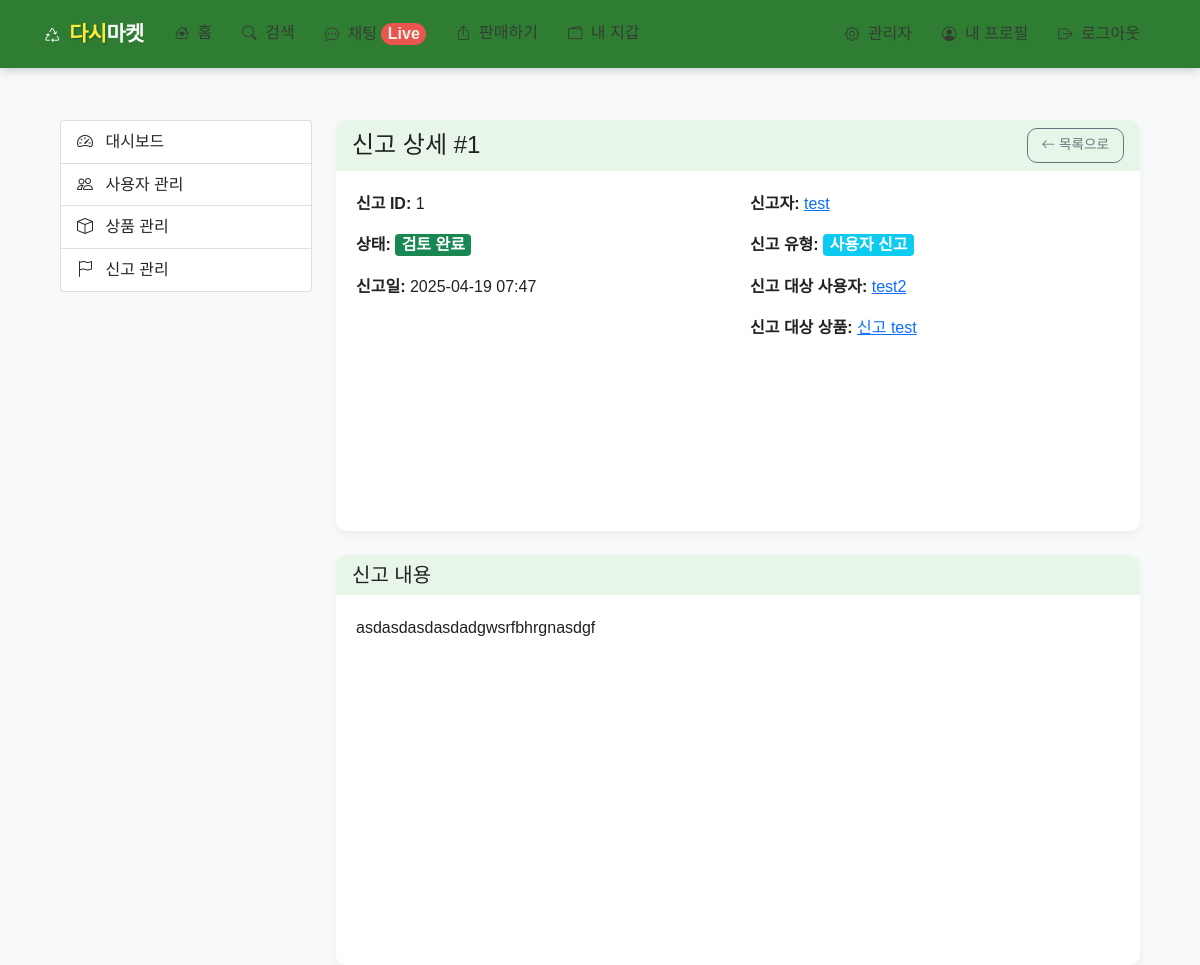
The page /admin/reports/1 (signed in) on the database as committed earlier.
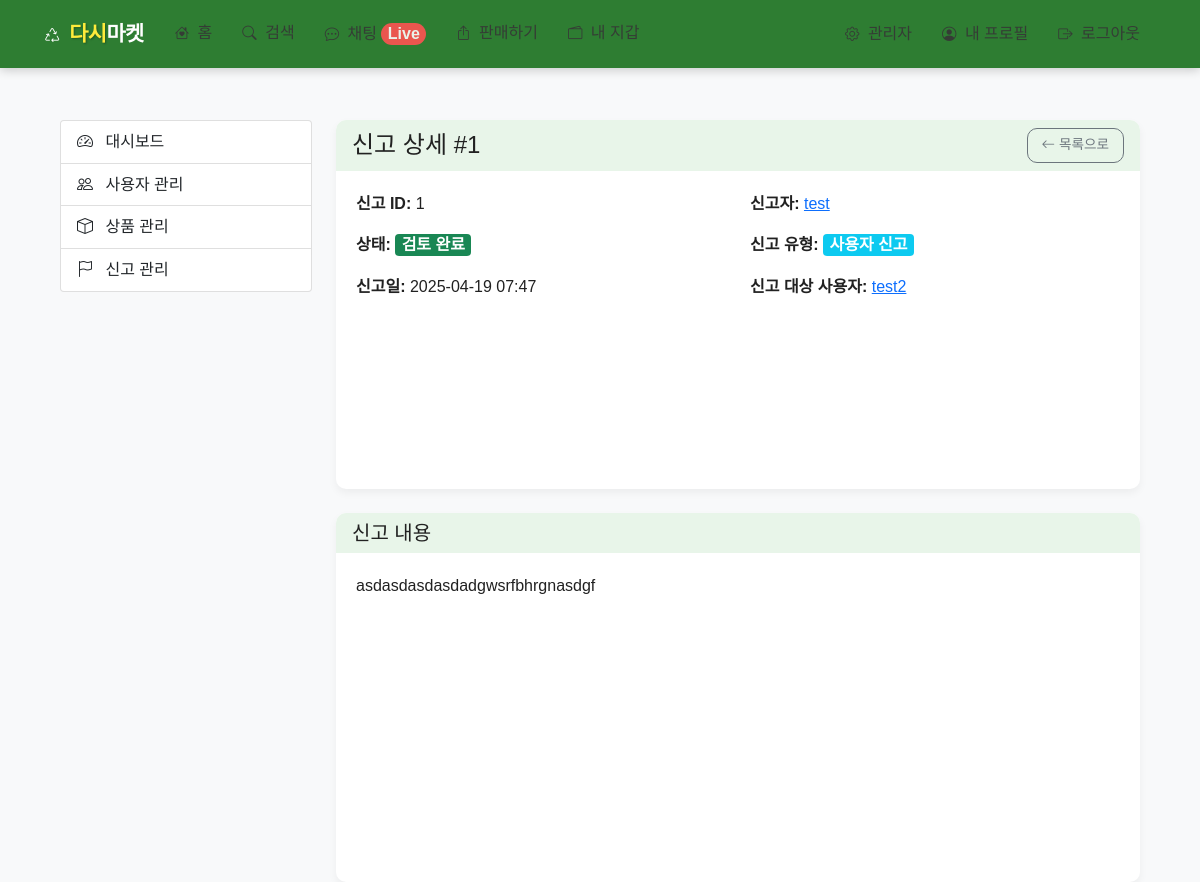
The same page on the database as committed later.
### app/models.py (models this page shows, shortened)
class Product(db.Model):
    __tablename__ = 'products'
    id = db.Column(db.Integer, primary_key=True)
    title = db.Column(db.String(120), nullable=False)
    description = db.Column(db.Text, nullable=False)
    price = db.Column(db.Integer, nullable=False)
    category = db.Column(db.String(50), nullable=False)
    location = db.Column(db.String(100), nullable=False)
    seller_id = db.Column(db.Integer, db.ForeignKey('users.id'), nullable=False)
    status = db.Column(db.String(20), default='active')  # active, sold, hidden
    created_at = db.Column(db.DateTime, default=datetime.utcnow)
    updated_at = db.Column(db.DateTime, default=datetime.utcnow, onupdate=datetime.utcnow)
    images = db.relationship('ProductImage', backref='product', lazy='dynamic', cascade='all, delete-orphan')
    transfers = db.relationship('Transfer', backref='product', lazy='dynamic')

### app/admin/routes.py (the view, shortened to what this page needs)
@bp.route('/reports/<int:report_id>', methods=['GET', 'POST'])
@login_required
@admin_required
def report_detail(report_id):
    report = Report.query.get_or_404(report_id)
    reporter = User.query.get(report.reporter_id)
    reported = User.query.get(report.reported_id)
    product = Product.query.get(report.product_id) if report.product_id else None
    return render_template('admin/report_detail.html', title=f'신고 #{report.id}',
                          report=report, reporter=reporter,
                          reported=reported, product=product)

### app/admin/routes.py (called while the page is built)
def admin_required(f):
    @wraps(f)
    def decorated_function(*args, **kwargs):
        if not current_user.is_authenticated or not current_user.is_admin:
            flash('관리자 권한이 필요합니다.')
            return redirect(url_for('main.index'))
        return f(*args, **kwargs)
    return decorated_function

### app/models.py (called while the page is built)
@login_manager.user_loader
def load_user(id):
    return User.query.get(int(id))

### app/templates/admin/report_detail.html (shortened to what the changed rows need)
{% extends 'base.html' %}
{% block content %}
<div class="container py-4">
    <div class="row">
        <div class="col-md-9">
            <div class="card mb-4">
                <div class="card-body">
                    <div class="row">
                        <div class="col-md-6">
                            {% if report.product_id %}
                            <div class="mb-3">
                                <strong>신고 대상 상품:</strong>
                                <span>
                                    <a href="{{ url_for('product.view_product', product_id=report.product_id) }}">
                                        {{ report.product.title }}
                                    </a>
                                </span>
                            </div>
                            {% endif %}
                        </div>
                    </div>
                </div>
            </div>
        </div>
    </div>
</div>
{% endblock %}

Rows that differ between the two databases and show on the page:
removed Product: product "신고 test"
changed Report "asdasdasdasdadgwsrfbhrgnasdgf": product_id 5 → empty (drawn)
Other text that changed with them:
text no longer shown: "신고 대상 상품:"
